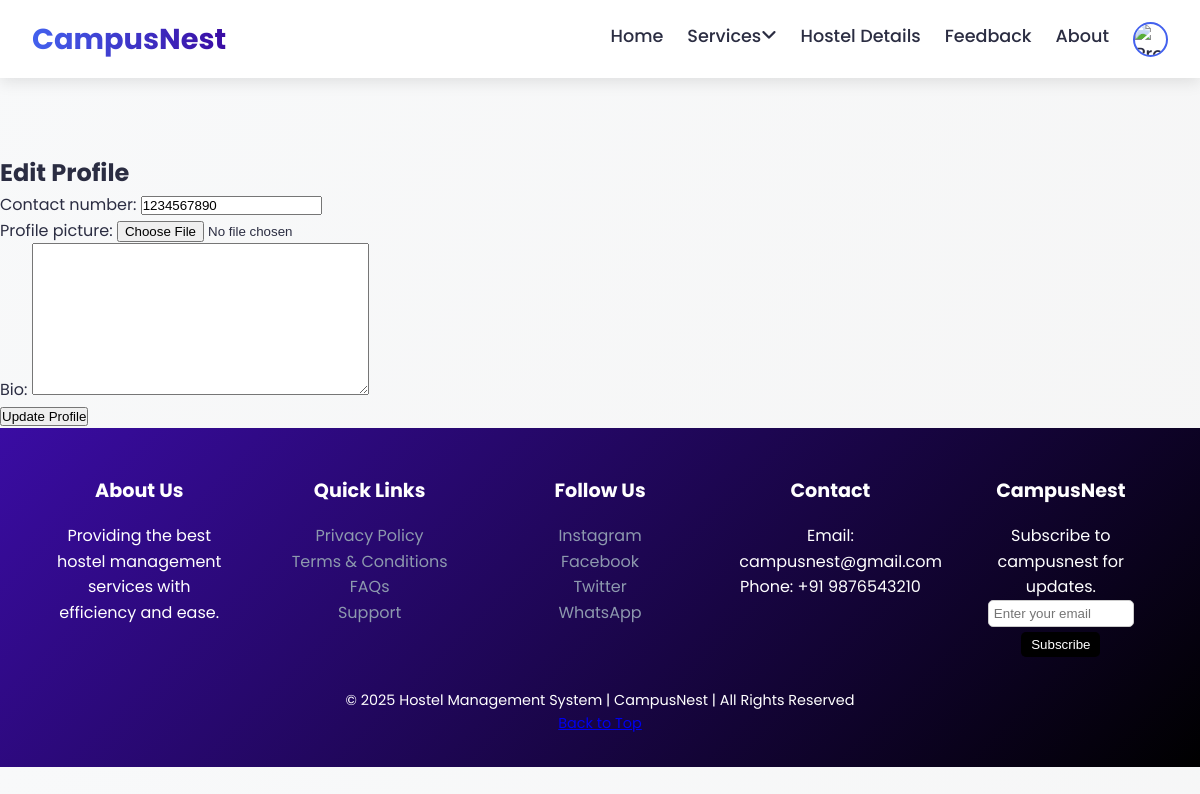
The page /profile/edit/ (signed in) on the database as committed earlier.
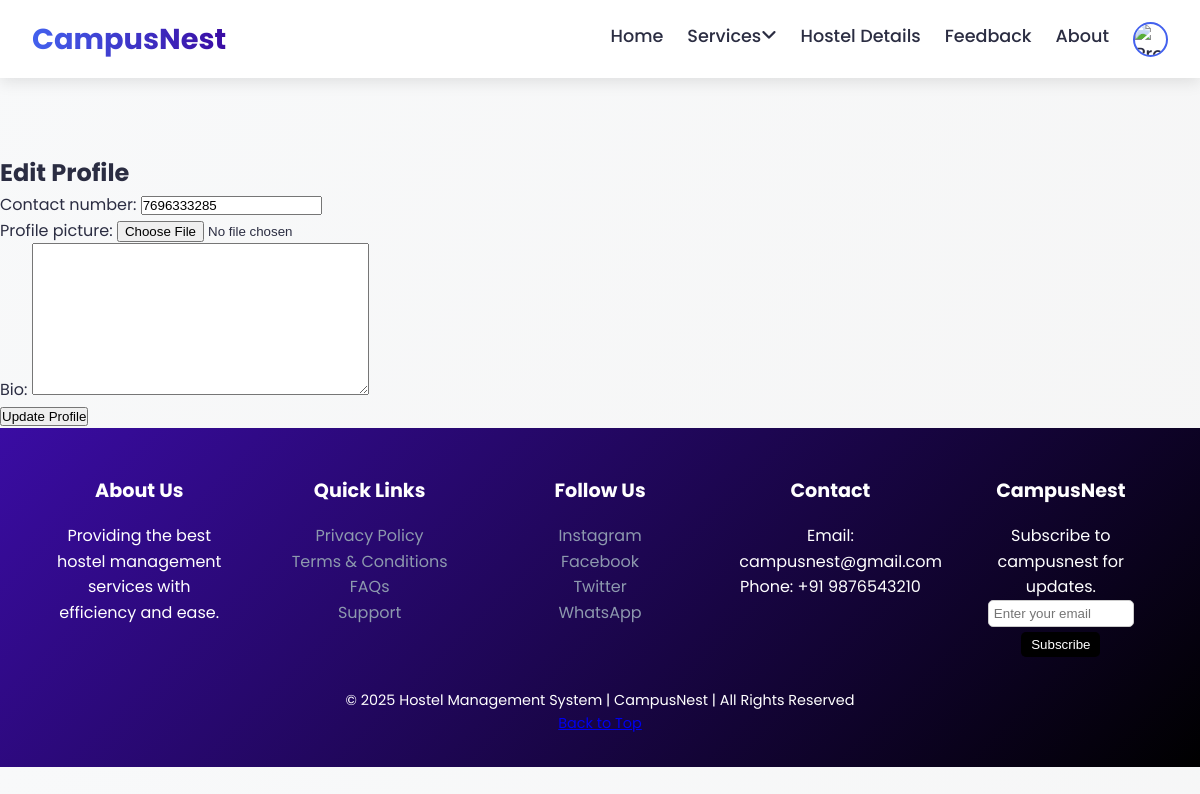
The same page on the database as committed later.
### Hostels/models.py (models this page shows, shortened)
class StudentProfile(models.Model):
    user = models.OneToOneField(CustomUser, on_delete=models.CASCADE, related_name='student_profile')
    contact_number = models.CharField(max_length=15, blank=True)
    profile_picture = models.ImageField(upload_to='profile_pics/', blank=True)
    bio = models.TextField(blank=True)

### Hostels/views.py (the view)
# urls.py: path('profile/edit/', views.edit_profile, name='edit_profile'),
@login_required
def edit_profile(request):
    if request.method == 'POST':
        form = ProfileUpdateForm(
            request.POST,
            request.FILES,
            instance=request.user.student_profile
        )
        if form.is_valid():
            form.save()
            if request.headers.get('X-Requested-With') == 'XMLHttpRequest':
                return JsonResponse({
                    'success': True,
                    'contact_number': form.cleaned_data['contact_number'],
                    'bio': form.cleaned_data['bio']
                })
            messages.success(request, 'Your profile has been updated!')
            return redirect('profiles')  # Ensure 'profiles' URL is mapped to Rooms_profile.html in your URLs configuration
        else:
            if request.headers.get('X-Requested-With') == 'XMLHttpRequest':
                return JsonResponse({'success': False, 'errors': form.errors})
    else:
        form = ProfileUpdateForm(instance=request.user.student_profile)
    return render(request, 'Rooms_edit_profile.html', {'form': form})

### Hostels/forms.py
class ProfileUpdateForm(forms.ModelForm):
    class Meta:
        model = StudentProfile
        fields = ['contact_number', 'profile_picture', 'bio']

### Hostels/templates/Rooms_edit_profile.html (shortened to what this page needs)
{% extends 'Rooms_base.html' %}
{% load static %}
{% block content %}
<div class="container">
    <h2>Edit Profile</h2>
    <form method="POST" enctype="multipart/form-data">
        {{ form.as_p }}
        <button type="submit" class="btn">Update Profile</button>
    </form>
</div>
{% endblock %}

Rows that differ between the two databases and show on the page:
removed StudentProfile: contact_number "1234567890"
now on this page (row edited): StudentProfile: contact_number "7696333285"
